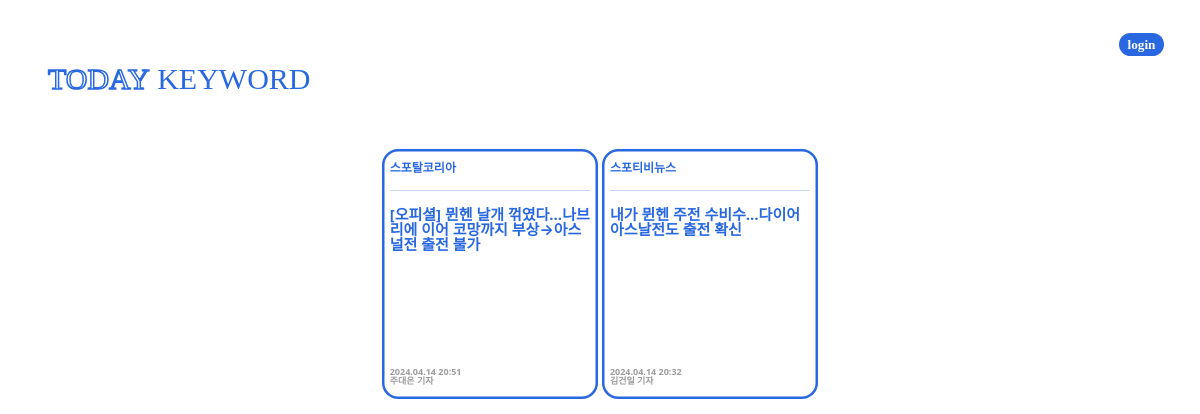
/mainpage/뮌헨/, run on the app's committed database.
### mainpage/models.py (models this page shows)
class newsData(models.Model):
    title = models.CharField(max_length=50)
    reporter = models.CharField(max_length=10)
    company = models.CharField(max_length=10)
    datetime = models.CharField(max_length=10)
    summary = models.TextField(default=' ')
    url = models.URLField(null=True)
    keywords = models.CharField(max_length=100, null=True)

### mainpage/views.py (the view)
def newsList(request, kwRank_keyword):
    newslist_data = newsData.objects.filter(keywords__contains=kwRank_keyword)[:5]
    newslist_content = []
    for data in newslist_data:
        if data:  # newslistData가 None이 아닌 경우에만 추가
            newslist_content.append({
                'id': data.id,
                'title': data.title,
                'company': data.company,
                'reporter': data.reporter,
                'datetime': data.datetime
            })
    print(newslist_content)
    content = {
        'newslist_content': newslist_content,
        'keyword' : kwRank_keyword
    }
    return render(request, 'newslist/index.html', content)

### templates/newslist/index.html (shortened to what this page needs)
<!DOCTYPE html>
<html lang="en">
<head>
    {% load static %}
    <link rel="stylesheet" type="text/css" href="{% static 'bootstrap.min.css' %}">
</head>
<body>
    <header>
        <div class="loginBtd">
            <span class="login badge rounded-pill">login</span>
        </div>
    </header>
    <section class="title ms-5">
        <a href="{% url 'mainpage:index' %}">
            <div class="title d-flex justify-content-left">
                <span class="titleToday">TODAY&nbsp;</span>
                <span class="titleKeyword">KEYWORD</span>
            </div>
        </a>
    </section>
    <section class="newlist mt-5">
        {% for i in newslist_content %}
            <a href="{% url 'mainpage:details' keyword i.id %}">
                <div class="news blue-border badge rounded-4">
                    <div class="newspaper pt-2">{{ i.company }}</div>
                    <hr>
                    <div class="newscontent text-wrap">{{ i.title }}</div>
                    <div class="newsTimeReporter">
                        <div>{{ i.datetime }}</div>
                        <div>{{ i.reporter }}</div>
                    </div>
                </div>
            </a>
        {% endfor %}
    </section>
</body>

### templates/newslist/index.html (style rules this page uses)
header { height: 15%; margin-top: 30px; width: 97%; text-align: right; font-family: 'Pretendard-Regular'; font-size: 110%; }
.title { font-family: 'Cafe24Moyamoya-Face-v1.0'; font-size: 30px; width: 90%; }
.titleToday { color: white; -webkit-text-stroke: 1.5px #2968E0; }
.titleKeyword { color: #2968E0; }
.login { background-color: #2968E0; font-family: 'Pretendard-slim'; text-align: right; }
.newlist { width: 100%; text-align: center; }
.blue-border { box-shadow: 0 0 0 2.5px #2968E0 inset; border-color: #2968E0; color: #2968E0; width: 18%; height: 250px; text-align: left; }
.newspaper { padding-top: -15px; }
.newscontent { height: 160px; font-size: 15px; }
.newsTimeReporter { font-size: 9px; color: rgb(156, 156, 156); }
a { text-decoration: none; }

### data on the page
newsData: company "스포탈코리아", title "[오피셜] 뮌헨 날개 꺾였다…나브리에 이어 코망까지 부상→아스널전 출전 불가", datetime "2024.04.14 20:51", reporter "주대은 기자"
newsData: company "스포티비뉴스", title "내가 뮌헨 주전 수비수…다이어 아스날전도 출전 확신", datetime "2024.04.14 20:32", reporter "김건일 기자"
